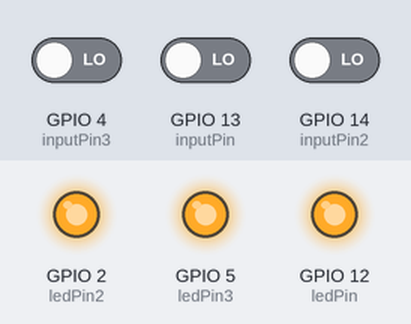
A sketch run on a simulated ESP8266 (NodeMCU). Shown: output pins drawn as LEDs (lit = HIGH). Inputs (shaded band) come from the test bench; at power-on: GPIO 13 (inputPin) LOW, GPIO 4 (inputPin3) LOW, GPIO 14 (inputPin2) LOW. WiFi joins after 1.5 s; servers stay silent unless stated; what the sketch prints to the serial monitor is not drawn.

Above: at 2.7 s.
2.8 s: GPIO 13 (inputPin) driven HIGH
At 3.2 s:
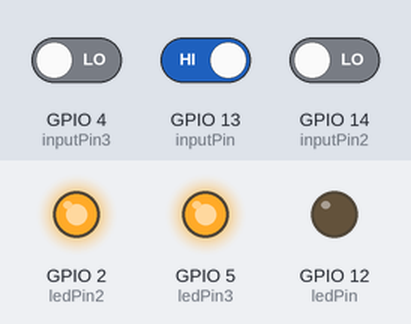
4.3 s: GPIO 4 (inputPin3) driven HIGH
At 6.0 s:
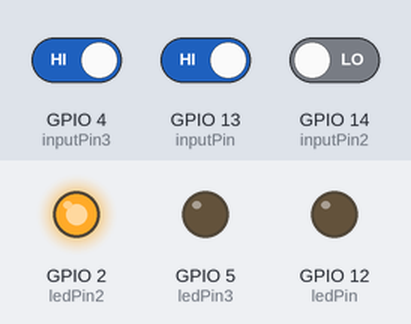
6.4 s: GPIO 4 (inputPin3) driven LOW
At 7.3 s:
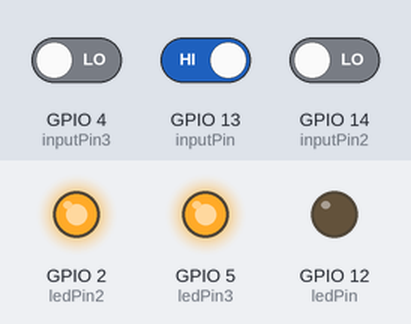
8.2 s: GPIO 14 (inputPin2) driven HIGH
At 9.2 s:
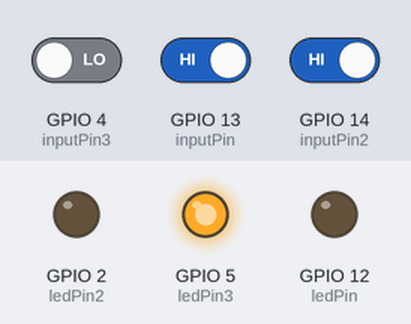
9.9 s: GPIO 13 (inputPin) driven LOW
At 11.0 s:
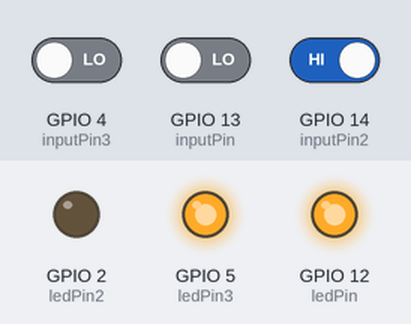
11.5 s: GPIO 14 (inputPin2) driven LOW
At 13.2 s:
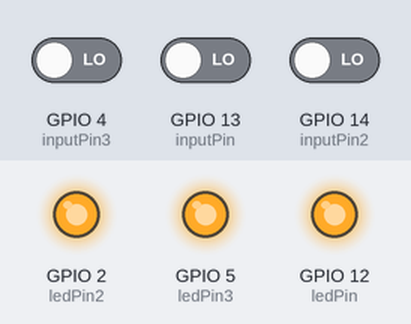
Timing chart, 0 to 14.5 s (numbered marks = the images above; inputs shaded):
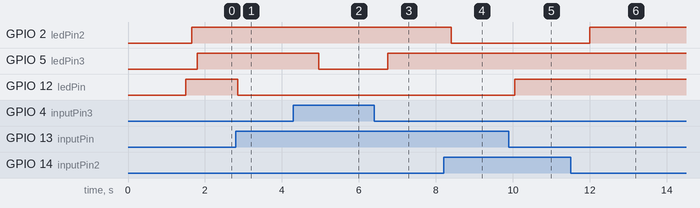

The sketch:

IOT_Car_Parking_Mgmt.ino
```cpp
#include <ESP8266WiFi.h>
#include <FirebaseArduino.h>

int ledPin = 12; // choose pin for the LED
int inputPin = 13; // choose input pin (for Infrared sensor)
int val = 0;

int inputPin2 = 14;
int ledPin2 = 2;
int val2 = 0;

int inputPin3 = 4;
int ledPin3 = 5;
int val3 = 0;

void setup() {
Serial.begin(9600);

pinMode(ledPin, OUTPUT); // declare LED as output
pinMode(inputPin, INPUT);

pinMode(ledPin2, OUTPUT);
pinMode(inputPin2, INPUT);

pinMode(ledPin3, OUTPUT);
pinMode(inputPin3, INPUT);

#define FIREBASE_HOST "car-parking-management-fdc5b.firebaseio.com"
#define FIREBASE_AUTH "SeDIjZHjAGF8376lZRh1WyB2cFG4mg2g9PPNKCmo"
#define WIFI_SSID "ALOK"
#define WIFI_PASSWORD "Alok0010"
WiFi.begin(WIFI_SSID, WIFI_PASSWORD);
Serial.print("connecting");
while (WiFi.status() != WL_CONNECTED) {
Serial.print(".");
delay(500);}
Serial.println();
Serial.print("connected: ");
Serial.println(WiFi.localIP());
Firebase.begin(FIREBASE_HOST, FIREBASE_AUTH);
Serial.println("Firebase Begined");
}
void loop() {

// Readimg the inputs from the sensors.
val = digitalRead(inputPin); // read input value
val2 = digitalRead(inputPin2);
val3 = digitalRead(inputPin3);

// For Semsor1
   if (val == HIGH)
   { // check if the input is HIGH
      digitalWrite(ledPin, LOW); // turn LED OFF
      Firebase.setInt("/Sensor1/status", 0);
   }
   else
   {
      digitalWrite(ledPin, HIGH); // turn LED ON
      Firebase.setInt("/Sensor1/status", 1);
   }
// For Sensor2
   if (val2 == HIGH)
   { // check if the input is HIGH
      digitalWrite(ledPin2, LOW); // turn LED OFF
      Firebase.setInt("/Sensor2/status", 0);
   }
   else
   {
      digitalWrite(ledPin2, HIGH); // turn LED ON
      Firebase.setInt("/Sensor2/status", 1);
   }

// For Sensor3
    if (val3 == HIGH)
   { // check if the input is HIGH
      digitalWrite(ledPin3, LOW); // turn LED OFF
      Firebase.setInt("/Sensor3/status", 0);
   }
   else
   {
      digitalWrite(ledPin3, HIGH); // turn LED ON
      Firebase.setInt("/Sensor3/status", 1);
   }

}
```

Measured:
- after the input at 2.8 s, GPIO 12 (ledPin): HIGH → LOW after 0.05 s
- after the input at 4.3 s, GPIO 5 (ledPin3): HIGH → LOW after 0.65 s
- after the input at 6.4 s, GPIO 5 (ledPin3): LOW → HIGH after 0.35 s
- after the input at 8.2 s, GPIO 2 (ledPin2): HIGH → LOW after 0.20 s
- after the input at 9.9 s, GPIO 12 (ledPin): LOW → HIGH after 0.15 s
- after the input at 11.5 s, GPIO 2 (ledPin2): LOW → HIGH after 0.50 s
